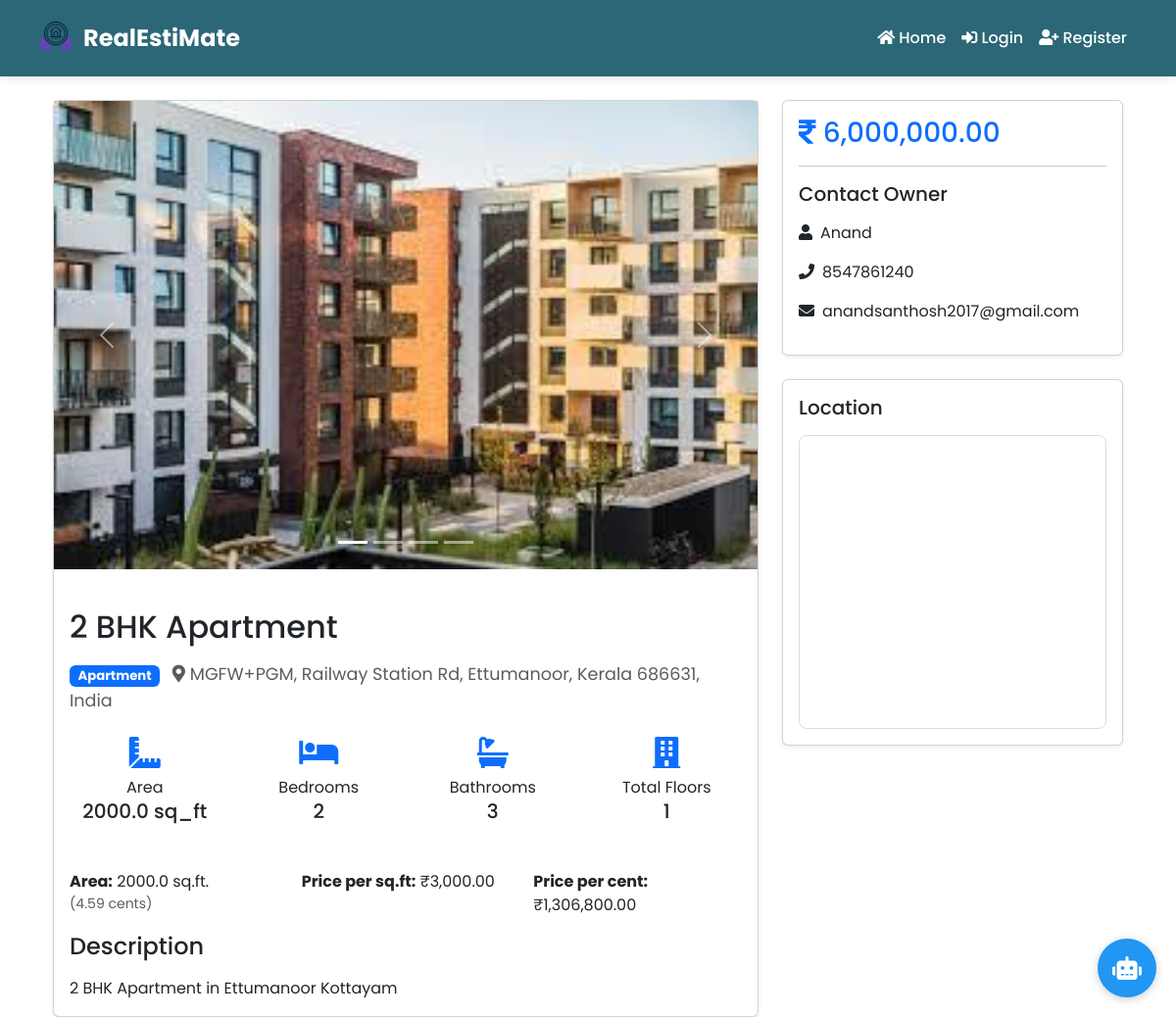
The page /property/details/5 on the database its author committed.
### app/models/property_image.py (models this page shows)
class PropertyImage(db.Model):
    id = db.Column(db.Integer, primary_key=True)
    property_id = db.Column(db.Integer, db.ForeignKey('property.id', ondelete='CASCADE'), nullable=False)
    filename = db.Column(db.String(255), nullable=False)
    url = db.Column(db.String(255), nullable=False)
    is_primary = db.Column(db.Boolean, default=False)
    created_at = db.Column(db.DateTime, default=datetime.utcnow)
    property = db.relationship('Property', back_populates='images')

### app/models/property.py (models this page shows, shortened)
class Property(db.Model):
    id = db.Column(db.Integer, primary_key=True)
    title = db.Column(db.String(100), nullable=False)
    description = db.Column(db.Text)
    price = db.Column(db.Float, nullable=False)
    property_type = db.Column(db.String(50))  # 'house', 'apartment', 'plot'
    location = db.Column(db.String(100), nullable=False)
    latitude = db.Column(db.Float)
    longitude = db.Column(db.Float)
    area = db.Column(db.Float)  # in square feet
    area_unit = db.Column(db.String(20), default='sq_ft')
    bedrooms = db.Column(db.Integer)
    bathrooms = db.Column(db.Integer)
    floor = db.Column(db.Integer)  # for apartments
    total_floors = db.Column(db.Integer)
    plot_dimensions = db.Column(db.String(50))  # e.g., "40x60"
    corner_plot = db.Column(db.Boolean, default=False)
    facing = db.Column(db.String(20))  # North, South, East, West
    image_filename = db.Column(db.String(255))
    image_url = db.Column(db.String(255))
    created_at = db.Column(db.DateTime, default=datetime.utcnow)
    user_id = db.Column(db.Integer, db.ForeignKey('user.id'), nullable=False)
    is_available = db.Column(db.Boolean, default=True)
    is_verified = db.Column(db.Boolean, default=False)
    verification_status = db.Column(db.String(20), default='pending')  # pending, approved, rejected
    admin_feedback = db.Column(db.Text)  # For rejection reason
    verified_at = db.Column(db.DateTime)
    verified_by = db.Column(db.Integer, db.ForeignKey('user.id'), nullable=True)
    interests = db.relationship('PropertyInterest', lazy='dynamic', cascade='all, delete-orphan')
    images = db.relationship('PropertyImage', back_populates='property', cascade='all, delete-orphan')
    documents = db.relationship('PropertyDocument', back_populates='property', cascade='all, delete-orphan')

### app/models/user.py (models this page shows, shortened)
class User(UserMixin, db.Model):
    id = db.Column(db.Integer, primary_key=True)
    username = db.Column(db.String(64), unique=True, nullable=False)
    email = db.Column(db.String(120), unique=True, nullable=False)
    password_hash = db.Column(db.String(128))
    is_admin = db.Column(db.Boolean, default=False)
    active = db.Column(db.Boolean, default=True)
    phone_number = db.Column(db.String(20))
    address = db.Column(db.String(200))
    city = db.Column(db.String(100))
    state = db.Column(db.String(100))
    zip_code = db.Column(db.String(20))
    preferred_property_type = db.Column(db.String(50))
    preferred_location = db.Column(db.String(100))
    min_price = db.Column(db.Float)
    max_price = db.Column(db.Float)
    min_bedrooms = db.Column(db.Integer)
    preferred_latitude = db.Column(db.Float)
    preferred_longitude = db.Column(db.Float)
    user_type = db.Column(db.String(20), nullable=False, default='buyer')  # 'buyer' or 'seller'
    company_name = db.Column(db.String(100))  # For sellers/agents
    license_number = db.Column(db.String(50))  # For sellers/agents
    verified_seller = db.Column(db.Boolean, default=False)
    preferred_proximity = db.Column(db.Float, default=10.0)  # Default 10km radius
    properties = db.relationship(
        'Property',
        backref='owner',
        lazy=True,
        foreign_keys='Property.user_id'
    )
    verified_properties = db.relationship(
        'Property',
        backref='verified_by_admin',
        lazy=True,
        foreign_keys='Property.verified_by'
    )
    wishlisted_properties = db.relationship('Property',
                                          secondary='wishlist',
                                          backref=db.backref('wishlisted_by', lazy='dynamic'))

### app/routes/property.py (the view)
@bp.route('/details/<int:id>')
def details(id):
    property = Property.query.get_or_404(id)
    has_contract = Contract.query.filter(
        Contract.property_id == property.id,
        Contract.status.in_(['pending', 'active', 'approved'])
    ).first()
    if has_contract and current_user.is_authenticated:
        if property.user_id != current_user.id and has_contract.buyer_id != current_user.id:
            flash('This property is currently under contract and not available for viewing.', 'warning')
            return redirect(url_for('main.index'))
    if not property.is_verified or property.verification_status != 'approved':
        if not current_user.is_authenticated or \
           (not current_user.is_admin and current_user.id != property.user_id):
            flash('This property is not available for viewing', 'danger')
            return redirect(url_for('main.index'))
    return render_template('property/details.html',
                         property=property,
                         google_maps_api_key=current_app.config['GOOGLE_MAPS_API_KEY'])

### app/templates/property/details.html (shortened to what this page needs)
{% extends "base.html" %}
{% block content %}
<div class="container mt-4">
    <div class="row">
        <div class="col-md-8">
            <div class="card shadow-sm">
                <div id="propertyImageCarousel" class="carousel slide mb-4" data-bs-ride="carousel">
                    <div class="carousel-indicators">
                        {% for image in property.images %}
                        <button type="button" data-bs-target="#propertyImageCarousel" data-bs-slide-to="{{ loop.index0 }}"
                                {% if loop.first %}class="active"{% endif %}></button>
                        {% endfor %}
                    </div>
                    <div class="carousel-inner">
                        {% if property.images %}
                            {% for image in property.images %}
                            <div class="carousel-item {% if loop.first %}active{% endif %}">
                                <img src="{{ image.url }}" class="d-block w-100" alt="Property Image">
                            </div>
                            {% endfor %}
                        {% else %}
                            <div class="carousel-item active">
                                <img src="{{ url_for('static', filename='images/default-property.jpg') }}" class="d-block w-100" alt="Default Property Image">
                            </div>
                        {% endif %}
                    </div>
                    {% if property.images|length > 1 %}
                    <button class="carousel-control-prev" type="button" data-bs-target="#propertyImageCarousel" data-bs-slide="prev">
                        <span class="carousel-control-prev-icon" aria-hidden="true"></span>
                    </button>
                    <button class="carousel-control-next" type="button" data-bs-target="#propertyImageCarousel" data-bs-slide="next">
                        <span class="carousel-control-next-icon" aria-hidden="true"></span>
                    </button>
                    {% endif %}
                </div>
                <div class="card-body">
                    <h2 class="card-title mb-3">{{ property.title }}</h2>
                    <div class="property-meta mb-4">
                        <span class="badge bg-primary me-2">{{ property.property_type|title }}</span>
                        <span class="text-muted">
                            <i class="fas fa-map-marker-alt"></i> {{ property.location }}
                        </span>
                    </div>
                    <div class="row mb-4">
                        <div class="col-md-3 col-6 mb-3">
                            <div class="text-center">
                                <i class="fas fa-ruler-combined fa-2x mb-2 text-primary"></i>
                                <p class="mb-0">Area</p>
                                <h5>{{ property.area }} {{ property.area_unit }}</h5>
                            </div>
                        </div>
                        {% if property.bedrooms %}
                        <div class="col-md-3 col-6 mb-3">
                            <div class="text-center">
                                <i class="fas fa-bed fa-2x mb-2 text-primary"></i>
                                <p class="mb-0">Bedrooms</p>
                                <h5>{{ property.bedrooms }}</h5>
                            </div>
                        </div>
                        {% endif %}
                        {% if property.bathrooms %}
                        <div class="col-md-3 col-6 mb-3">
                            <div class="text-center">
                                <i class="fas fa-bath fa-2x mb-2 text-primary"></i>
                                <p class="mb-0">Bathrooms</p>
                                <h5>{{ property.bathrooms }}</h5>
                            </div>
                        </div>
                        {% endif %}
                        {% if property.total_floors %}
                        <div class="col-md-3 col-6 mb-3">
                            <div class="text-center">
                                <i class="fas fa-building fa-2x mb-2 text-primary"></i>
                                <p class="mb-0">Total Floors</p>
                                <h5>{{ property.total_floors }}</h5>
                            </div>
                        </div>
                        {% endif %}
                    </div>
                    <div class="row mb-3">
                        <div class="col-md-4">
                            <strong>Area:</strong> {{ property.area }} sq.ft.
                            {% if property.area %}
                                <small class="text-muted d-block">
                                    ({{ (property.area / 435.6)|round(2) }} cents)
                                </small>
                            {% endif %}
                        </div>
                        {% if property.area %}
                        <div class="col-md-4">
                            <strong>Price per sq.ft:</strong> ₹{{ "{:,.2f}".format(property.price / property.area) }}
                        </div>
                        <div class="col-md-4">
                            <strong>Price per cent:</strong> ₹{{ "{:,.2f}".format(property.price / (property.area / 435.6)) }}
                        </div>
                        {% endif %}
                    </div>
                    <h4 class="mb-3">Description</h4>
                    <p class="card-text">{{ property.description }}</p>
                </div>
            </div>
        </div>
        <div class="col-md-4">
            <div class="card shadow-sm mb-4">
                <div class="card-body">
                    <h3 class="text-primary mb-3"><i class="fas fa-rupee-sign"></i> {{ "{:,.2f}".format(property.price) }}</h3>
                    <hr>
                    <h5 class="mb-3">Contact Owner</h5>
                    <p><i class="fas fa-user me-2"></i>{{ property.owner.username }}</p>
                    {% if property.owner.phone_number %}
                    <p><i class="fas fa-phone me-2"></i>{{ property.owner.phone_number }}</p>
                    {% endif %}
                    {% if property.owner.email %}
                    <p><i class="fas fa-envelope me-2"></i>{{ property.owner.email }}</p>
                    {% endif %}
                </div>
            </div>
            {% if property.latitude and property.longitude %}
            <div class="card shadow-sm">
                <div class="card-body">
                    <h5 class="mb-3">Location</h5>
                    <div id="map" style="height: 300px;"></div>
                </div>
            </div>
            {% endif %}
        </div>
    </div>
</div>
{% endblock %}

### app/static/css/style.css (style rules this page uses)
:root { --primary-color: #2b6777; --secondary-color: #52ab98; --accent-color: #c8d8e4; --dark-bg: #2b6777; --light-bg: #f2f2f2; --text-dark: #333333; --text-light: #ffffff; }
body { font-family: 'Poppins', sans-serif; overflow-x: hidden; }
.card { transition: transform 0.2s; box-shadow: 0 4px 6px rgba(0, 0, 0, 0.1); }
#map { height: 300px; width: 100%; margin-top: 10px; border: 1px solid #ddd; border-radius: 4px; }
.property-meta { font-size: 1.1rem; }
#map { border-radius: 8px; }

### rows shown on the page
PropertyImage: url (picture)
Property: title "2 BHK Apartment", property_type "Apartment", location "MGFW+PGM, Railway Station Rd, Ettumanoor, Kerala 686631, India", area "2000.0", area_unit "sq_ft", bedrooms "2", bathrooms "3", total_floors "1", (property.area/435.6)|round(2) "4.59", property.price/property.area "3,000.00", property.price/(property.area/435.6) "1,306,800.00", description "2 BHK Apartment in Ettumanoor Kottayam", price "6,000,000.00"
User: owner.username "Anand", owner.phone_number "8547861240", owner.email "anandsanthosh2017@gmail.com"
